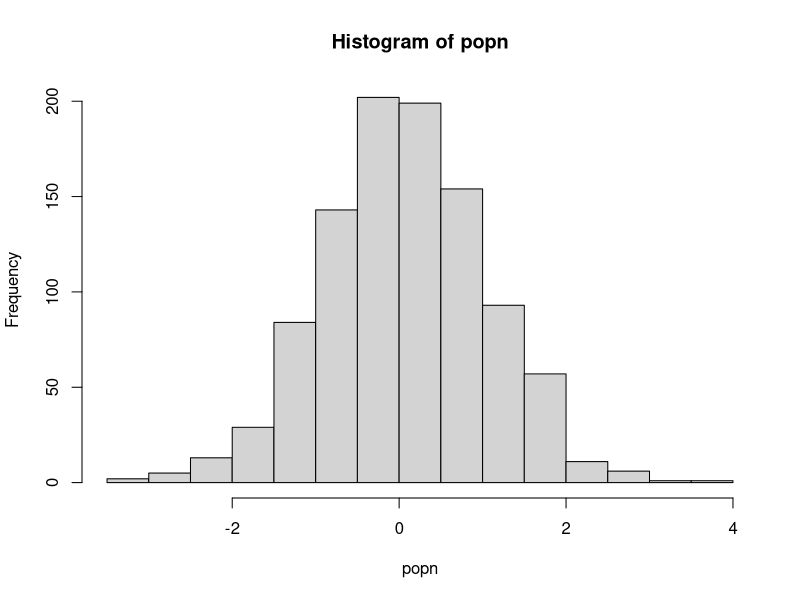

Recreate this plot in R.
######### Functions ##########

## A function to take a sample of size n from a population "popn" and return its mean
myexperiment <- function(popn,n){
    pop_sample <- sample(popn, n, replace = FALSE)
    return(mean(pop_sample))
}

## Calculate means using a for loop without preallocation:
loopy_sample1 <- function(popn, n, num){
	result1 <- vector() #Initialize empty vector of size 1 
	for(i in 1:num){
		result1 <- c(result1, myexperiment(popn, n))
    }
	return(result1)
}

## To run "num" iterations of the experiment using a for loop on a vector with preallocation:
loopy_sample2 <- function(popn, n, num){
	result2 <- vector(,num) #Preallocate expected size
	for(i in 1:num){
		result2[i] <- myexperiment(popn, n)
    }
	return(result2)
}

## To run "num" iterations of the experiment using a for loop on a list with preallocation:
loopy_sample3 <- function(popn, n, num){
	result3 <- vector("list", num) #Preallocate expected size
	for(i in 1:num){
		result3[[i]] <- myexperiment(popn, n)
    }
	return(result3)
}


## To run "num" iterations of the experiment using vectorization with lapply:
lapply_sample <- function(popn, n, num){
	result4 <- lapply(1:num, function(i) myexperiment(popn, n))
	return(result4)
}

## To run "num" iterations of the experiment using vectorization with lapply:
sapply_sample <- function(popn, n, num){
	result5 <- sapply(1:num, function(i) myexperiment(popn, n))
	return(result5)
}

n <- 20 # sample size for each experiment
num <- 1000 # Number of times to rerun the experiment

popn <- rnorm(1000)
hist(popn)

print("The loopy, non-preallocation approach takes:" )
print(system.time(loopy_sample1(popn, n, num)))

print("The loopy, but with preallocation approach takes:" )
print(system.time(loopy_sample2(popn, n, num)))

print("The loopy, non-preallocation approach takes:" )
print(system.time(loopy_sample3(popn, n, num)))

print("The vectorized sapply approach takes:" )
print(system.time(sapply_sample(popn, n, num)))

print("The vectorized lapply approach takes:" )
print(system.time(lapply_sample(popn, n, num)))
